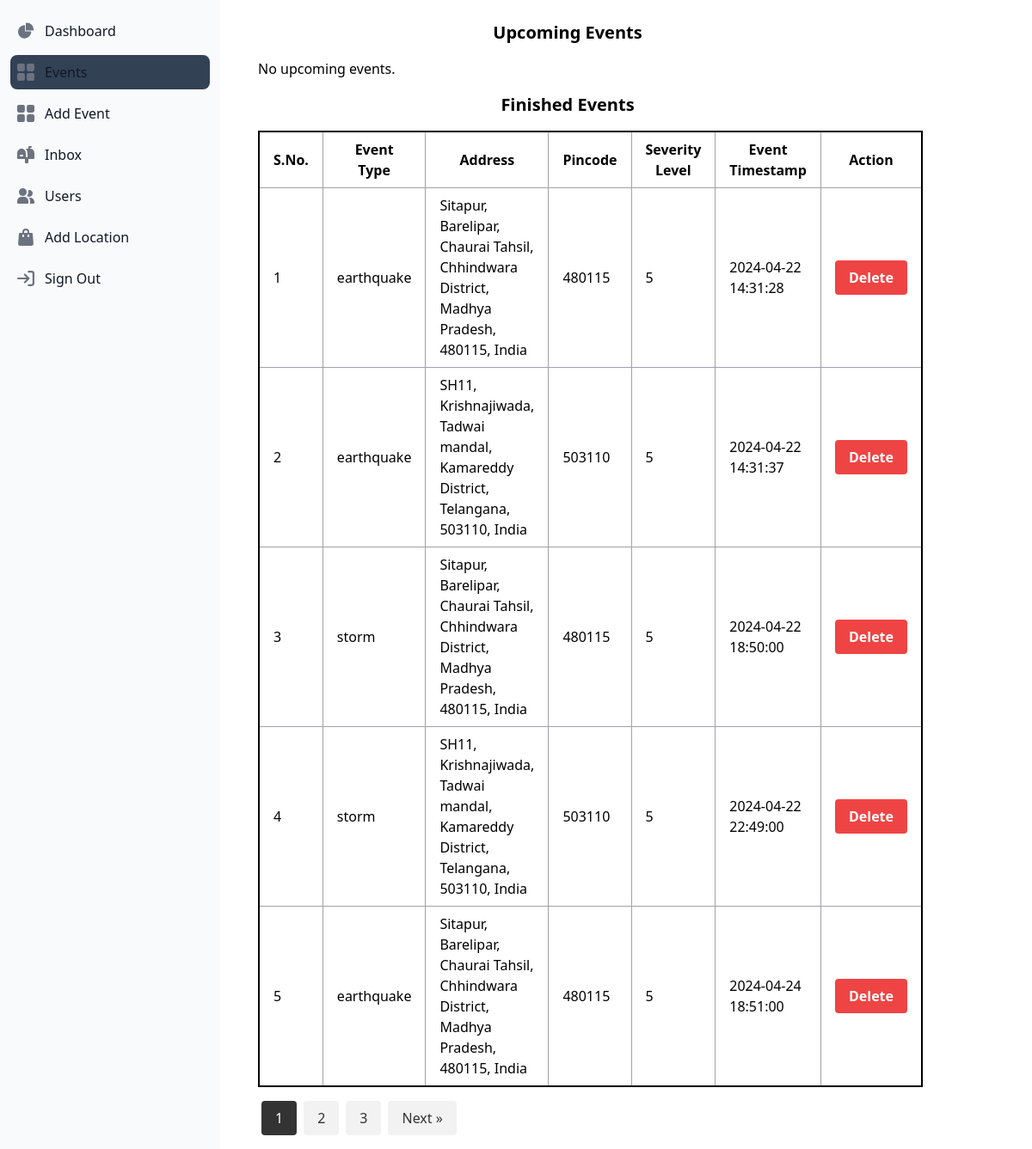
The app's page /admin/eventls.php (signed in) with its own data.
### tables this page shows
CREATE TABLE `weatherevents` (
  `event_id` int(11) NOT NULL,
  `location_id` int(11) DEFAULT NULL,
  `event_type` varchar(255) DEFAULT NULL,
  `event_timestamp` datetime DEFAULT NULL,
  `severity_level` int(11) DEFAULT NULL,
  `description` text DEFAULT NULL
);

CREATE TABLE `locations` (
  `location_id` int(11) NOT NULL,
  `location_name` varchar(255) DEFAULT NULL,
  `latitude` decimal(10,8) DEFAULT NULL,
  `longitude` decimal(11,8) DEFAULT NULL,
  `pincode` varchar(250) DEFAULT NULL
);

### admin/eventls.php (the view, shortened to what this page needs)
<?php
include ("dbconnection.php");
function getPaginationOffset($page, $limit)
{
    return ($page - 1) * $limit;
}
function fetchEvents($conn, $limit, $offset, $whereClause)
{
    $query = "SELECT we.*, loc.location_name, loc.pincode FROM weatherevents we
              INNER JOIN locations loc ON we.location_id = loc.location_id
              $whereClause
              ORDER BY event_timestamp ASC
              LIMIT $limit OFFSET $offset";
    return mysqli_query($conn, $query);
}
$limit = 5;
$pageUpcoming = isset($_GET['page_upcoming']) ? $_GET['page_upcoming'] : 1;
$offsetUpcoming = getPaginationOffset($pageUpcoming, $limit);
$upcomingEvents = fetchEvents($conn, $limit, $offsetUpcoming, "WHERE event_timestamp > NOW()");
$pageFinished = isset($_GET['page_finished']) ? $_GET['page_finished'] : 1;
$offsetFinished = getPaginationOffset($pageFinished, $limit);
$finishedEvents = fetchEvents($conn, $limit, $offsetFinished, "WHERE event_timestamp <= NOW()");
?>
<!DOCTYPE html>
<html lang="en">
<head>
    <script src="https://cdn.tailwindcss.com"></script>
    <link rel="stylesheet" href="../src/output.css" />
</head>
<body>
    <?php include_once ("includes/sidebar.php"); ?>
    <div class="grid grid-cols-12 pb-4">
        <div class="col-span-3"></div>
        <div class="col-span-9 pt-2 w-[80%]">
            <div class="text-center font-bold text-xl p-4">Upcoming Events</div>
            <?php
            if (mysqli_num_rows($upcomingEvents) > 0) {
                echo "<table class='border-collapse border-2 border-black'>";
                echo "<thead><tr><th class='border border-zinc-400 px-4 py-2'>S.No.</th><th class='border border-zinc-400 px-4 py-2'>Event Type</th><th class='border border-zinc-400 px-4 py-2'>Address</th><th class='border border-zinc-400 px-4 py-2'>Pincode</th><th class='border border-zinc-400 px-4 py-2'>Severity Level</th><th class='border border-zinc-400 px-4 py-2'>Event Timestamp</th><th class='border border-zinc-400 px-4 py-2'>Action</th></tr></thead>";
                echo "<tbody>";
                $serial = $offsetUpcoming + 1;
                while ($row = mysqli_fetch_assoc($upcomingEvents)) {
                    echo "<tr>";
                    echo "<td class='border border-zinc-400 px-4 py-2'>$serial</td>";
                    echo "<td class='border border-zinc-400 px-4 py-2'>" . $row['event_type'] . "</td>";
                    echo "<td class='border border-zinc-400 px-4 py-2'>" . $row['location_name'] . "</td>";
                    echo "<td class='border border-zinc-400 px-4 py-2'>" . $row['pincode'] . "</td>";
                    echo "<td class='border border-zinc-400 px-4 py-2'>" . $row['severity_level'] . "</td>";
                    echo "<td class='border border-zinc-400 px-4 py-2'>" . $row['event_timestamp'] . "</td>";
                    echo "<td class='border border-zinc-400 px-4 py-2'><form method='post'><input type='hidden' name='event_id' value='" . $row['event_id'] . "'><button type='submit' name='delete_event' class='bg-red-500 hover:bg-red-700 text-white font-bold py-2 px-4 rounded'>Delete</button></form></td>";
                    echo "</tr>";
                    $serial++;
                }
                echo "</tbody>";
                echo "</table>";
                $totalUpcomingEvents = mysqli_num_rows(mysqli_query($conn, "SELECT * FROM weatherevents WHERE event_timestamp > NOW()"));
                $totalPagesUpcoming = ceil($totalUpcomingEvents / $limit);
                echo "<div class='mt-4 pagination'>";
                if ($pageUpcoming > 1) {
                    echo "<a href='?page_upcoming=" . ($pageUpcoming - 1) . "'>&laquo; Prev</a>";
                }
                for ($i = 1; $i <= $totalPagesUpcoming; $i++) {
                    $active = ($i == $pageUpcoming) ? "active" : "";
                    echo "<a href='?page_upcoming=$i' class='$active'>$i</a>";
                }
                if ($pageUpcoming < $totalPagesUpcoming) {
                    echo "<a href='?page_upcoming=" . ($pageUpcoming + 1) . "'>Next &raquo;</a>";
                }
                echo "</div>";
            } else {
                echo "<p>No upcoming events.</p>";
            }
            ?>
            <div class="text-center font-bold text-xl p-4">Finished Events</div>
            <?php
            if (mysqli_num_rows($finishedEvents) > 0) {
                echo "<table class='border-collapse border-2 border-black'>";
                echo "<thead><tr><th class='border border-zinc-400 px-4 py-2'>S.No.</th><th class='border border-zinc-400 px-4 py-2'>Event Type</th><th class='border border-zinc-400 px-4 py-2'>Address</th><th class='border border-zinc-400 px-4 py-2'>Pincode</th><th class='border border-zinc-400 px-4 py-2'>Severity Level</th><th class='border border-zinc-400 px-4 py-2'>Event Timestamp</th><th class='border border-zinc-400 px-4 py-2'>Action</th></tr></thead>";
                echo "<tbody>";
                $serial = $offsetFinished + 1;
                while ($row = mysqli_fetch_assoc($finishedEvents)) {
                    echo "<tr>";
                    echo "<td class='border border-zinc-400 px-4 py-2'>$serial</td>";
                    echo "<td class='border border-zinc-400 px-4 py-2'>" . $row['event_type'] . "</td>";
                    echo "<td class='border border-zinc-400 px-4 py-2'>" . $row['location_name'] . "</td>";
                    echo "<td class='border border-zinc-400 px-4 py-2'>" . $row['pincode'] . "</td>";
                    echo "<td class='border border-zinc-400 px-4 py-2'>" . $row['severity_level'] . "</td>";
                    echo "<td class='border border-zinc-400 px-4 py-2'>" . $row['event_timestamp'] . "</td>";
                    echo "<td class='border border-zinc-400 px-4 py-2'><form method='post'><input type='hidden' name='event_id' value='" . $row['event_id'] . "'><button type='submit' name='delete_event' class='bg-red-500 hover:bg-red-700 text-white font-bold py-2 px-4 rounded'>Delete</button></form></td>";
                    echo "</tr>";
                    $serial++;
                }
                echo "</tbody>";
                echo "</table>";
                $totalFinishedEvents = mysqli_num_rows(mysqli_query($conn, "SELECT * FROM weatherevents WHERE event_timestamp <= NOW()"));
                $totalPagesFinished = ceil($totalFinishedEvents / $limit);
                echo "<div class='mt-4 pagination'>";
                for ($i = 1; $i <= $totalPagesFinished; $i++) {
                    $active = ($i == $pageFinished) ? "active" : "";
                    echo "<a href='?page_finished=$i' class='$active'>$i</a>";
                }
                if ($pageFinished < $totalPagesFinished) {
                    echo "<a href='?page_finished=" . ($pageFinished + 1) . "'>Next &raquo;</a>";
                }
                echo "</div>";
            } else {
                echo "<p>No finished events.</p>";
            }
            ?>
        </div>
    </div>
</body>
</html>

### admin/eventls.php (style rules this page uses)
.pagination a { display: inline-block; padding: 8px 16px; margin: 0 4px; background-color: #f2f2f2; color: #333; border-radius: 4px; text-decoration: none; }
.pagination .active { background-color: #333; color: white; }

### records on screen
weatherevents: event_type "earthquake", location.location_name "Sitapur, Barelipar, Chaurai Tahsil, Chhindwara District, Madhya Pradesh, 480115, India", location.pincode "480115", severity_level "5", event_timestamp "2024-04-22 14:31:28"
weatherevents: event_type "earthquake", location.location_name "SH11, Krishnajiwada, Tadwai mandal, Kamareddy District, Telangana, 503110, India", location.pincode "503110", severity_level "5", event_timestamp "2024-04-22 14:31:37"
weatherevents: event_type "storm", location.location_name "Sitapur, Barelipar, Chaurai Tahsil, Chhindwara District, Madhya Pradesh, 480115, India", location.pincode "480115", severity_level "5", event_timestamp "2024-04-22 18:50:00"
weatherevents: event_type "storm", location.location_name "SH11, Krishnajiwada, Tadwai mandal, Kamareddy District, Telangana, 503110, India", location.pincode "503110", severity_level "5", event_timestamp "2024-04-22 22:49:00"
weatherevents: event_type "earthquake", location.location_name "Sitapur, Barelipar, Chaurai Tahsil, Chhindwara District, Madhya Pradesh, 480115, India", location.pincode "480115", severity_level "5", event_timestamp "2024-04-24 18:51:00"
